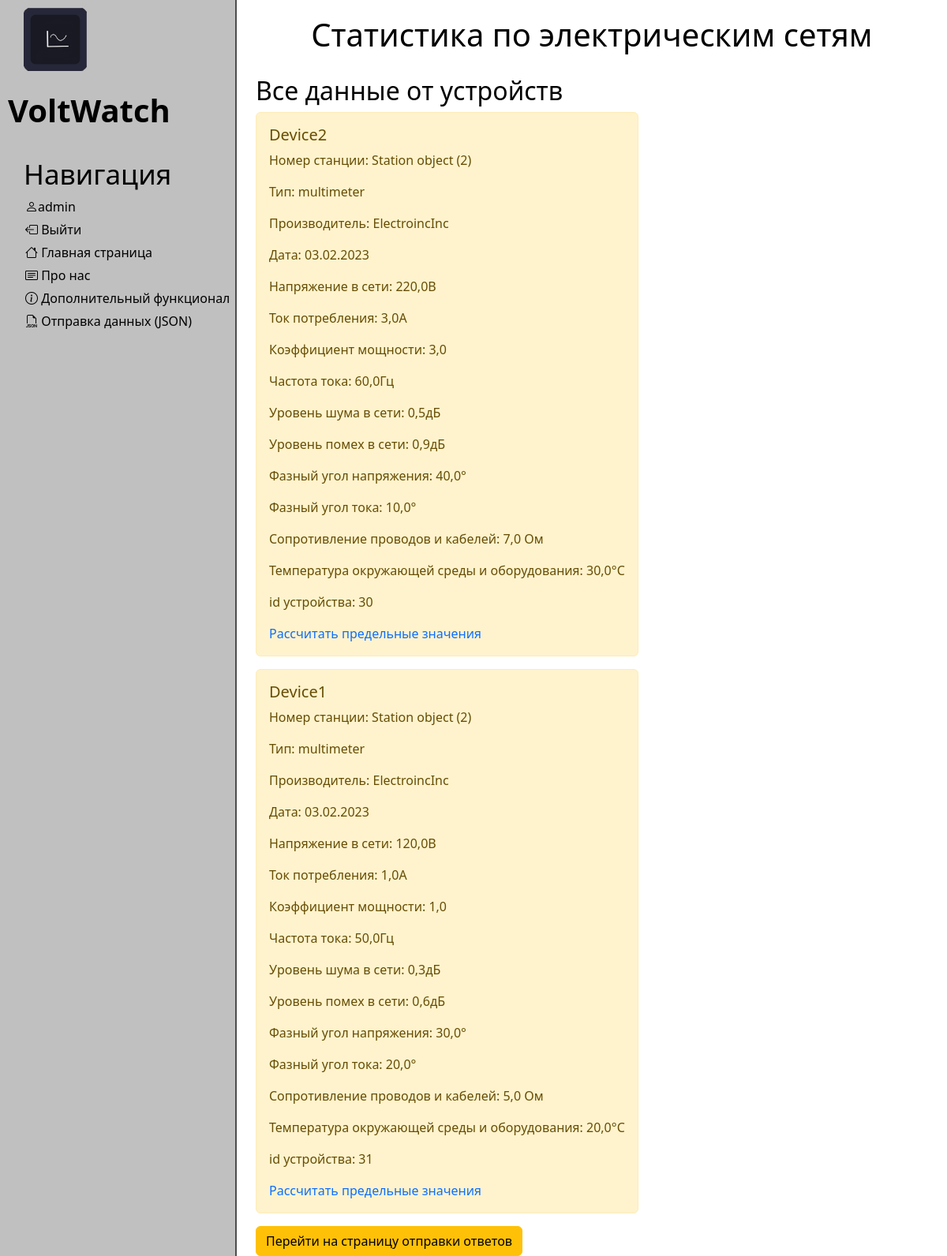
The app's page / (signed in) with its own data.
### main/models.py (models this page shows, shortened)
class Device(models.Model):
    title = models.CharField('title', max_length=250)
    id_station = models.ForeignKey(Station, verbose_name='id станции', on_delete=models.CASCADE, default=0)
    type = models.CharField('type', max_length=250)
    maker = models.CharField('maker', max_length=250)
    data = models.CharField('data', max_length=250)
    voltage = models.FloatField('Напряжение в сети (вольты)', max_length=250)
    current = models.FloatField('Ток потребления (амперы)', max_length=250)
    power_factor = models.FloatField('Коэффициент мощности (безразмерный параметр)', max_length=250)
    frequency = models.FloatField('Частота тока (герцы)', max_length=250)
    noise = models.FloatField('Уровень шума в сети (дБ)', max_length=250)
    interference = models.FloatField('Уровень помех в сети (дБ)', max_length=250, default=0)
    voltage_phase_angle = models.FloatField('Фазный угол напряжения (градусы)', max_length=250, default=0)
    current_phase_angle = models.FloatField('Фазный угол тока (градусы)', max_length=250, default=0)
    resistance = models.FloatField('Сопротивление проводов и кабелей (омы)', max_length=250)
    temperature = models.FloatField('Температура окружающей среды и оборудования (градусы Цельсия)', max_length=250)

class Station(models.Model):
    title = models.CharField('title', max_length=250)
    address = models.CharField('address', max_length=250)
    coordinates = models.CharField('coordinates', max_length=250, default=0)

### main/views.py (the view)
# urls.py: path('', views.deviceOut, name='home'),
def deviceOut(request):
    devices = Device.objects.all()
    return render(request, 'main/index.html', {'devices': devices})

### main/templates/main/index.html (shortened to what this page needs)
{% extends 'main/layout.html' %}
{% block content %}
<div class="features">
    <h1>Статистика по электрическим сетям</h1>
</div>
<div class="indexInfo">
    <h2>Все данные от устройств</h2>
    {% for el in devices %}
    <div class="alert alert-warning">
        <h5>{{ el.title }}</h5>
        <p>Номер станции: {{ el.id_station }}</p>
        <p>Тип: {{ el.type }}</p>
        <p>Производитель: {{ el.maker }}</p>
        <p>Дата: {{ el.data }}</p>
        <p>Напряжение в сети: {{ el.voltage }}В</p>
        <p>Ток потребления: {{ el.current }}А</p>
        <p>Коэффициент мощности: {{ el.power_factor }}</p>
        <p>Частота тока: {{ el.frequency }}Гц</p>
        <p>Уровень шума в сети: {{ el.noise }}дБ</p>
        <p>Уровень помех в сети: {{ el.interference }}дБ</p>
        <p>Фазный угол напряжения: {{ el.voltage_phase_angle }}°</p>
        <p>Фазный угол тока: {{ el.current_phase_angle }}°</p>
        <p>Сопротивление проводов и кабелей: {{ el.resistance }} Ом</p>
        <p>Температура окружающей среды и оборудования: {{ el.temperature }}°C</p>
        <p>id устройства: {{ el.id }}</p>
        <a href="{% url 'formulas' device_id=el.id%}">Рассчитать предельные значения</a>
    </div>
    {% endfor %}
    <button class="btn btn-warning">Перейти на страницу отправки ответов</button>
</div>
{% endblock %}

### main/templates/main/layout.html (shortened to what this page needs)
{% load static %}
<!DOCTYPE html>
<html lang="en">
<head>
    <link rel="stylesheet" href="https://cdn.jsdelivr.net/npm/bootstrap@5.2.3/dist/css/bootstrap.min.css">
    <link rel="stylesheet" href="{% static 'main/css/main.css' %}">
    <link rel="stylesheet" href="https://use.fontawesome.com/releases/v5.8.2/css/all.css">
    <link rel="stylesheet" href="https://cdn.jsdelivr.net/npm/bootstrap-icons@1.10.2/font/bootstrap-icons.css">
</head>
<body>
    <aside>
        <img src="{% static 'main/img/logo.png' %}" alt="Логотип сайта">
        <span class="logo">VoltWatch</span>
        <h3>Навигация</h3>
        <ul>
            {% if request.user.is_authenticated %}
            <li><i class="bi bi-person"></i>{{user.username}}</li>
            <a href="{% url 'logout' %}"><li><i class="bi bi-box-arrow-left"></i> Выйти</li></a>
            {% else %}
            <a href="{% url 'register' %}"><li><i class="bi bi-pencil-square"></i> Регистрация</li></a>
            <a href="{% url 'login' %}"><li><i class="bi bi-box-arrow-in-right"></i> Войти</li></a>
            {% endif %}
            <a href="{% url 'home' %}"><li><i class="bi bi-house"></i> Главная страница</li></a>
            <a href="{% url 'about' %}"><li><i class="bi bi-card-text"></i> Про нас</li></a>
            <a href="{% url 'dopInfo' %}"><li><i class="bi bi-info-circle"></i> Дополнительный функционал</li></a>
            <a href="{% url 'json' %}"><li><i class="bi bi-filetype-json"></i> Отправка данных (JSON)</li></a>
        </ul>
    </aside>
    <main>
      {% block content %}
      {% endblock %}
    </main>
</body>
</html>

### main/static/main/css/main.css (style rules this page uses)
body { background: white; }
aside { height: 100%; width: 25%; float: left; position: fixed; background: silver; z-index: 1; top: 0; left: 0; padding: 2,5%; color: black; border-right: 2px solid #4d4d4d; }
aside img { width: 80px; float: left; margin-left: 30px; margin-top: 10px; }
aside .logo { font-size: 40px; margin-left: 10px; font-weight: bold; position: relative; top: 20px; }
aside h3 { margin-left: 30px; font-size: 35px; margin-top: 50px; float: center; }
aside ul { list-style: none; }
aside ul li { color: black; display: block; margin-top: 5px; }
main .features { float: left; color: black; margin-left: 25%; margin-top: 20px; text-align: center; width: 75%; }
main .indexInfo { float: left; color: black; margin-top: 20px; margin-left: 27%; text-align: left; }

### main/templates/main/layout.html (style rules this page uses)
a { text-decoration: none; }

### records on screen
Device: title "Device2", id_station "Station object (2)", type "multimeter", maker "ElectroincInc", data "03.02.2023", voltage "220,0", current "3,0", power_factor "3,0", frequency "60,0", noise "0,5", interference "0,9", voltage_phase_angle "40,0", current_phase_angle "10,0", resistance "7,0", temperature "30,0", id "30"
Device: title "Device1", id_station "Station object (2)", type "multimeter", maker "ElectroincInc", data "03.02.2023", voltage "120,0", current "1,0", power_factor "1,0", frequency "50,0", noise "0,3", interference "0,6", voltage_phase_angle "30,0", current_phase_angle "20,0", resistance "5,0", temperature "20,0", id "31"

### other values on screen
{{ user.username }} "admin"
